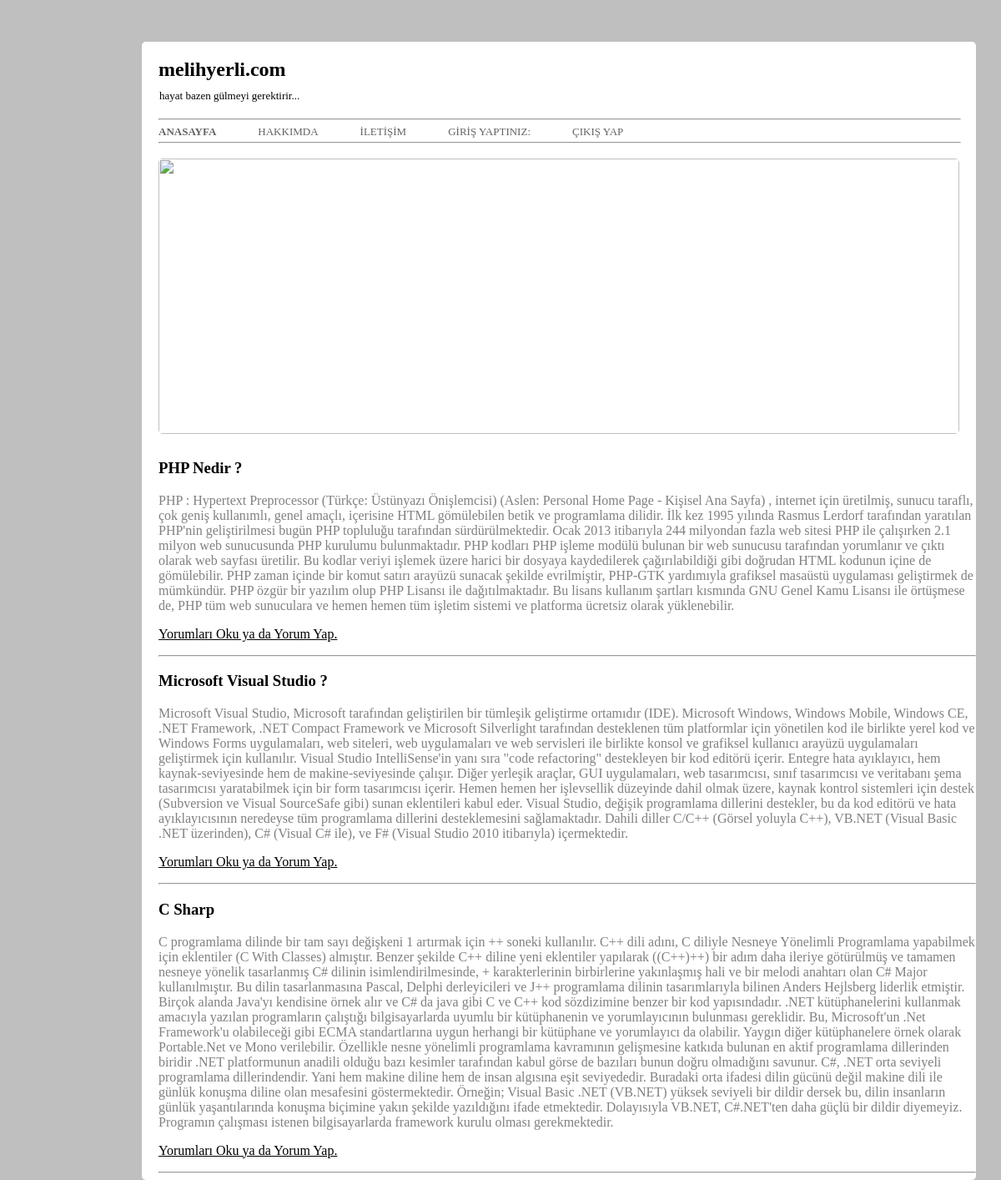
Page /girisindex.php on the committed database.
### tables this page shows
CREATE TABLE IF NOT EXISTS `makale` (
  `makaleId` int(4) NOT NULL AUTO_INCREMENT,
  `yazan` varchar(100) NOT NULL,
  `makaleBaslik` varchar(40) NOT NULL,
  `tarih` date NOT NULL,
  `icerik` varchar(16000) NOT NULL,
  PRIMARY KEY (`makaleId`)
);

### girisindex.php (the view, shortened to what this page needs)
<!DOCTYPE html>
<html lang="en" dir="ltr">
  <head>
    <link rel="stylesheet" type="text/css" href="style.css">
  </head>
  <body>
    <div class="genelDiv">
      <div class="baslik">
        <h2>melihyerli.com</h2>
        <h6>hayat bazen gülmeyi gerektirir...</h6>
      </div>
      <hr style="position:absolute; margin-top: 92px; width: 960px; margin-left: 20px;">
      <div class="yatayMenu">
        <ul>
          <li> <a href="index.php" style="font-weight: bold;">ANASAYFA</a> </li>
          <li> <a href="about.php">HAKKIMDA</a> </li>
          <li> <a href="contact.php">İLETİŞİM</a> </li>
          <li> <a href="#">GİRİŞ YAPTINIZ: <?php include 'baglanti.php'; echo $_GET['username'];?></a> </li>
          <li> <a href="index.php">ÇIKIŞ YAP</a> </li>
        </ul>
        <hr style="position:absolute; margin-top: 120px; width: 960px; margin-left: 20px;">
      </div>
      <div class="ortaResim">
        <img src="picture/prag.jpg" alt="">
      </div>
      <div class="makaleAlani">
<?php
        include "baglanti.php";
        $sorgu_makale = $baglanti->query("SELECT * FROM makale");
        foreach ($sorgu_makale as $cikti_makale){
?>
          <h3><?php echo $cikti_makale["makaleBaslik"]; ?></h3>
          <p><?php echo $cikti_makale["icerik"]; ?></p>
          <p> <a href="detay.php?id=<?php echo $cikti_makale['makaleId'];?>" style="color: black;">Yorumları Oku ya da Yorum Yap.</a> </p>
          <hr>
        <?php
        }
        ?>
      </div>
    </div>
  </body>
</html>

### style.css (style rules this page uses)
body { font-family: 'Baloo Paaji 2', cursive; margin: 0 0 0 0; background-color: #bfbfbf; }
.genelDiv { position: absolute; background-color: white; width: 1000px; height: all; margin-top: 50px; margin-left: 170px; border-radius: 5px; }
.baslik { position: absolute; margin-left: 20px; }
.baslik h6 { font-size: 13px; font-weight: 10; margin-top: -10px; margin-left: 1px; }
.yatayMenu ul { position: absolute; margin-top: 100px; list-style: none; margin-left: -70px;: }
.yatayMenu ul li { float: left; margin-left: 50px; font-size: 13px; }
.yatayMenu ul li a { text-decoration: none; color: #636363; }
.ortaResim { position: absolute; margin-top: 140px; margin-left: 20px; }
.ortaResim img { width: 960px; height: 330px; border-radius: 5px; }
.makaleAlani { position: relative; margin-top: 500px; margin-left: 20px; word-wrap:break-word; }
.makaleAlani p { color: gray; font-weight: 10; }

### rows in the picture
makale: makaleBaslik "PHP Nedir ?", icerik "PHP : Hypertext Preprocessor (Türkçe: Üstünyazı Önişlemcisi) (Aslen: Personal Home Page - Kişisel Ana Sayfa) , internet için üretilmiş, sunucu taraflı, çok geniş kullanımlı, genel amaçlı, içerisine HTML gömülebilen betik ve programlama dilidir. İlk kez 1995 yılında Rasmus Lerdorf tarafından yaratılan PHP'nin geliştirilmesi bugün PHP topluluğu tarafından sürdürülmektedir. Ocak 2013 itibarıyla 244 milyondan fazla web sitesi PHP ile çalışırken 2.1 milyon web sunucusunda PHP kurulumu bulunmaktadır. PHP kodları PHP işleme modülü bulunan bir web sunucusu tarafından yorumlanır ve çıktı olarak web sayfası üretilir. Bu kodlar veriyi işlemek üzere harici bir dosyaya kaydedilerek çağırılabildiği gibi…"
makale: makaleBaslik "Microsoft Visual Studio ?", icerik "Microsoft Visual Studio, Microsoft tarafından geliştirilen bir tümleşik geliştirme ortamıdır (IDE). Microsoft Windows, Windows Mobile, Windows CE, .NET Framework, .NET Compact Framework ve Microsoft Silverlight tarafından desteklenen tüm platformlar için yönetilen kod ile birlikte yerel kod ve Windows Forms uygulamaları, web siteleri, web uygulamaları ve web servisleri ile birlikte konsol ve grafiksel kullanıcı arayüzü uygulamaları geliştirmek için kullanılır. Visual Studio IntelliSense'in yanı sıra \"code refactoring\" destekleyen bir kod editörü içerir. Entegre hata ayıklayıcı, hem kaynak-seviyesinde hem de makine-seviyesinde çalışır. Diğer yerleşik araçlar, GUI uygulamaları, web…"
makale: makaleBaslik "C Sharp", icerik "C programlama dilinde bir tam sayı değişkeni 1 artırmak için ++ soneki kullanılır. C++ dili adını, C diliyle Nesneye Yönelimli Programlama yapabilmek için eklentiler (C With Classes) almıştır. Benzer şekilde C++ diline yeni eklentiler yapılarak ((C++)++) bir adım daha ileriye götürülmüş ve tamamen nesneye yönelik tasarlanmış C# dilinin isimlendirilmesinde, + karakterlerinin birbirlerine yakınlaşmış hali ve bir melodi anahtarı olan C# Major kullanılmıştır. Bu dilin tasarlanmasına Pascal, Delphi derleyicileri ve J++ programlama dilinin tasarımlarıyla bilinen Anders Hejlsberg liderlik etmiştir. Birçok alanda Java'yı kendisine örnek alır ve C# da java gibi C ve C++ kod sözdizimine benzer bir…"
